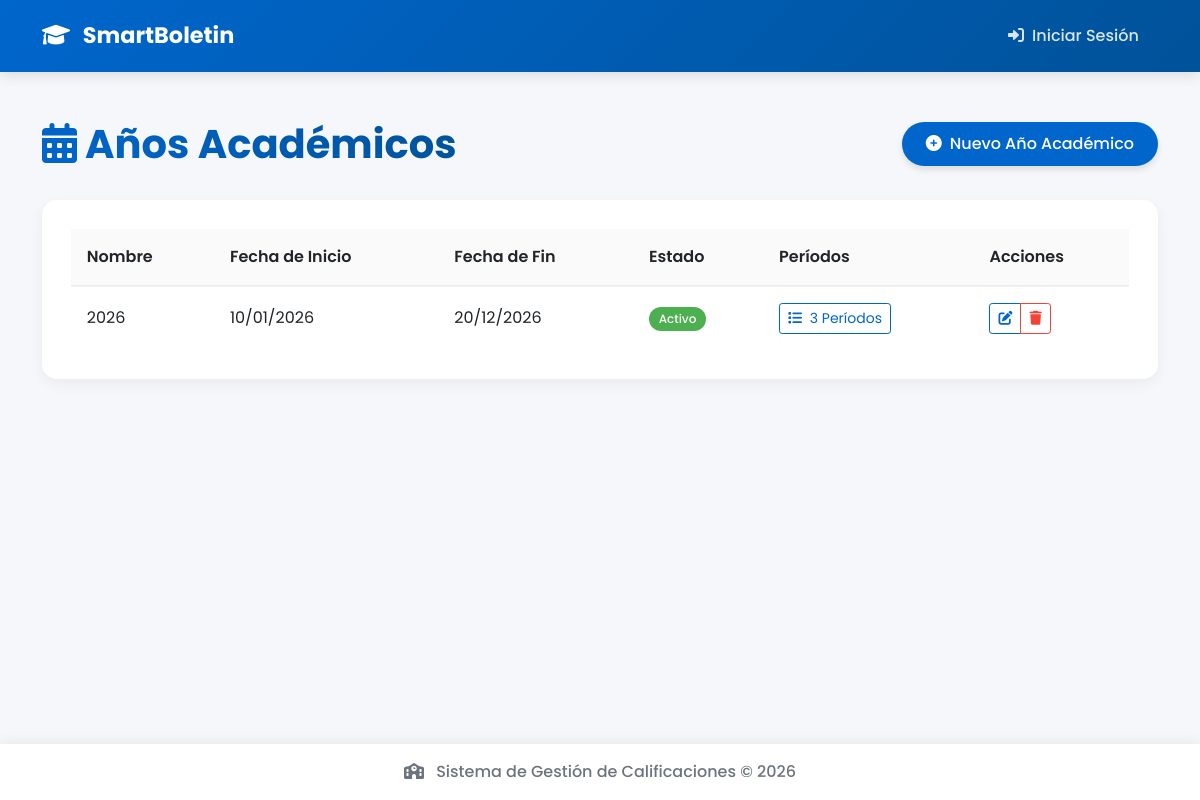
Page /admin/academic-years on the committed database.
### app/models/academic.py (models this page shows, shortened)
class AcademicYear(db.Model):
    __tablename__ = 'academic_years'
    id = db.Column(db.Integer, primary_key=True)
    name = db.Column(db.String(64), nullable=False)
    start_date = db.Column(db.Date, nullable=False)
    end_date = db.Column(db.Date, nullable=False)
    is_active = db.Column(db.Boolean, default=False)
    created_at = db.Column(db.DateTime, default=datetime.utcnow)
    periods = db.relationship('Period', backref='academic_year', lazy='dynamic', cascade='all, delete-orphan')
    teacher_assignments = db.relationship('TeacherAssignment', backref='academic_year', lazy='dynamic', cascade='all, delete-orphan')

### app/routes/admin.py (the view)
@admin.route('/academic-years')
def academic_years():
    years = AcademicYear.query.all()
    return render_template('admin/academic_years.html', title='Años Académicos', years=years)

### app/routes/admin.py (called while the page is built)
@admin.before_request
def check_admin():
    if current_app.config.get('DEMO_MODE'):
        return  # En DEMO, permitir acceso a todos

### app/templates/admin/academic_years.html (shortened to what this page needs)
{% extends "base.html" %}
{% block content %}
<div class="content-header">
    <div class="container-fluid">
        <div class="row mb-4 align-items-center">
            <div class="col-sm-6">
                <h1 class="m-0 text-gradient">
                    <i class="fas fa-calendar-alt me-2"></i>Años Académicos
                </h1>
            </div>
            <div class="col-sm-6">
                <div class="float-sm-end">
                    <a href="{{ url_for('admin.new_academic_year') }}" class="btn btn-primary btn-dashboard">
                        <i class="fas fa-plus-circle me-2"></i>Nuevo Año Académico
                    </a>
                </div>
            </div>
        </div>
    </div>
</div>
<div class="content">
    <div class="container-fluid">
        <div class="card dashboard-card">
            <div class="card-body">
                {% if years %}
                <div class="table-responsive">
                    <table class="table table-hover align-middle">
                        <thead>
                            <tr>
                                <th>Nombre</th>
                                <th>Fecha de Inicio</th>
                                <th>Fecha de Fin</th>
                                <th>Estado</th>
                                <th>Períodos</th>
                                <th>Acciones</th>
                            </tr>
                        </thead>
                        <tbody>
                            {% for year in years %}
                            <tr class="animate-fade-in delay-{{ loop.index }}">
                                <td>{{ year.name }}</td>
                                <td>{{ year.start_date.strftime('%d/%m/%Y') }}</td>
                                <td>{{ year.end_date.strftime('%d/%m/%Y') }}</td>
                                <td>
                                    {% if year.is_active %}
                                    <span class="badge bg-success">Activo</span>
                                    {% else %}
                                    <span class="badge bg-secondary">Inactivo</span>
                                    {% endif %}
                                </td>
                                <td>
                                    <a href="{{ url_for('admin.periods', year_id=year.id) }}" class="btn btn-sm btn-outline-primary">
                                        <i class="fas fa-list me-1"></i>
                                        {{ year.periods.count() }} Períodos
                                    </a>
                                </td>
                                <td>
                                    <div class="btn-group" role="group">
                                        <a href="{{ url_for('admin.edit_academic_year', id=year.id) }}" class="btn btn-sm btn-outline-primary">
                                            <i class="fas fa-edit"></i>
                                        </a>
                                        <button type="button" class="btn btn-sm btn-outline-danger" data-bs-toggle="modal" data-bs-target="#deleteModal{{ year.id }}">
                                            <i class="fas fa-trash"></i>
                                        </button>
                                    </div>
                                </td>
                            </tr>
                            {% endfor %}
                        </tbody>
                    </table>
                </div>
                {% else %}
                <div class="alert alert-info">
                    <i class="fas fa-info-circle me-2"></i>
                    No hay años académicos registrados.
                    <a href="{{ url_for('admin.new_academic_year') }}" class="alert-link">Crear el primer año académico</a>.
                </div>
                {% endif %}
            </div>
        </div>
    </div>
</div>
{% endblock %}

### app/static/css/style.css (style rules this page uses)
:root { --primary-color: #0066cc; --primary-light: #4a9ff5; --secondary-color: #005299; --accent-color: #00b4d8; --light-color: #f8f9fa; --dark-color: #212529; --success-color: #4CAF50; --warning-color: #ff9800; --danger-color: #f44336; --info-color: #0099ff; }
body { font-family: 'Poppins', sans-serif; background-color: #f5f7fa; min-height: 100vh; display: flex; flex-direction: column; }
.dashboard-card { background: white; border-radius: 15px; box-shadow: 0 5px 15px rgba(0, 0, 0, 0.05); transition: all 0.3s ease; height: 100%; overflow: hidden; position: relative; border: none; }
.dashboard-card .card-body { padding: 1.8rem; z-index: 1; position: relative; }
.btn-dashboard { padding: 0.6rem 1.5rem; border-radius: 50px; font-weight: 500; transition: all 0.3s ease; border: none; box-shadow: 0 4px 6px rgba(0, 0, 0, 0.1); }
.btn-primary { background: var(--primary-color); color: white; }
.animate-fade-in { animation: fadeIn 0.5s ease forwards; opacity: 0; }
.delay-1 { animation-delay: 0.1s; }
.content-header { padding: 1.5rem 0 0.5rem; }
.text-gradient { background: linear-gradient(45deg, var(--primary-color), var(--secondary-color)); -webkit-background-clip: text; background-clip: text; color: transparent; font-weight: 700; display: inline-block; }
.table { margin-bottom: 0; }
.table thead th { background-color: rgba(0, 0, 0, 0.02); font-weight: 600; border-top: none; border-bottom: 2px solid rgba(0, 0, 0, 0.05); color: var(--dark-color); padding: 1rem; }
.table tbody td { padding: 1rem; vertical-align: middle; border-bottom: 1px solid rgba(0, 0, 0, 0.05); }
.table tbody tr:last-child td { border-bottom: none; }
.table tbody tr { transition: all 0.2s ease; }
.badge { padding: 0.5em 0.8em; font-weight: 500; border-radius: 30px; }
.bg-success { background-color: var(--success-color) !important; }
.btn-sm { padding: 0.25rem 0.5rem; font-size: 0.875rem; border-radius: 0.2rem; }
.btn-outline-primary { color: var(--primary-color); border-color: var(--primary-color); }
.btn-outline-danger { color: var(--danger-color); border-color: var(--danger-color); }
.badge { font-weight: 500; padding: 0.5em 0.8em; border-radius: 30px; }

### rows in the picture
AcademicYear: name "2026", start_date "10/01/2026", end_date "20/12/2026", is_active "Activo", periods.count "3"
